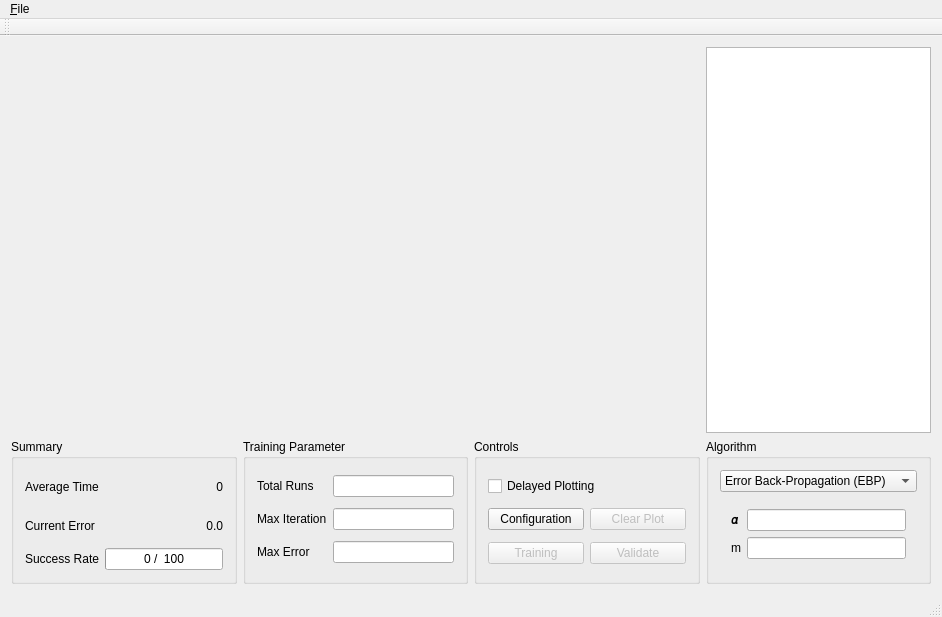
<?xml version="1.0" encoding="UTF-8"?>
<ui version="4.0">
 <class>MainWindow</class>
 <widget class="QMainWindow" name="MainWindow">
  <property name="geometry">
   <rect>
    <x>0</x>
    <y>0</y>
    <width>942</width>
    <height>617</height>
   </rect>
  </property>
  <property name="windowTitle">
   <string>MainWindow</string>
  </property>
  <widget class="QWidget" name="centralWidget">
   <layout class="QGridLayout" name="gridLayout_6" rowstretch="1,0" columnstretch="1,1,1,1">
    <item row="0" column="0" colspan="3">
     <widget class="QCustomPlot" name="customPlot_ErrorPlot" native="true"/>
    </item>
    <item row="0" column="3">
     <widget class="QTextBrowser" name="textBrowser_message">
      <property name="enabled">
       <bool>true</bool>
      </property>
      <property name="lineWrapMode">
       <enum>QTextEdit::NoWrap</enum>
      </property>
     </widget>
    </item>
    <item row="1" column="0">
     <widget class="QGroupBox" name="groupBox_3">
      <property name="title">
       <string>Summary</string>
      </property>
      <layout class="QGridLayout" name="gridLayout">
       <item row="0" column="0">
        <widget class="QLabel" name="label_13">
         <property name="text">
          <string>Average Time</string>
         </property>
        </widget>
       </item>
       <item row="0" column="1">
        <widget class="QLabel" name="label_averageTime">
         <property name="text">
          <string>0</string>
         </property>
         <property name="alignment">
          <set>Qt::AlignRight|Qt::AlignTrailing|Qt::AlignVCenter</set>
         </property>
        </widget>
       </item>
       <item row="1" column="0">
        <widget class="QLabel" name="label_17">
         <property name="text">
          <string>Current Error</string>
         </property>
        </widget>
       </item>
       <item row="1" column="1">
        <widget class="QLabel" name="label_currentError">
         <property name="text">
          <string>0.0</string>
         </property>
         <property name="alignment">
          <set>Qt::AlignRight|Qt::AlignTrailing|Qt::AlignVCenter</set>
         </property>
        </widget>
       </item>
       <item row="2" column="0">
        <widget class="QLabel" name="label_19">
         <property name="text">
          <string>Success Rate</string>
         </property>
        </widget>
       </item>
       <item row="2" column="1">
        <widget class="QProgressBar" name="progressBar_successRate">
         <property name="value">
          <number>0</number>
         </property>
         <property name="format">
          <string>%v /  %m</string>
         </property>
        </widget>
       </item>
      </layout>
     </widget>
    </item>
    <item row="1" column="1">
     <widget class="QGroupBox" name="groupBox_trainingParameter">
      <property name="title">
       <string>Training Parameter</string>
      </property>
      <layout class="QGridLayout" name="gridLayout_2">
       <item row="1" column="0">
        <widget class="QLabel" name="label_2">
         <property name="toolTip">
          <string>Maximum iteration for each training process.</string>
         </property>
         <property name="text">
          <string>Max Iteration</string>
         </property>
        </widget>
       </item>
       <item row="0" column="0">
        <widget class="QLabel" name="label">
         <property name="toolTip">
          <string>Total number of times trying to train the network, each of which will start with random weights.</string>
         </property>
         <property name="text">
          <string>Total Runs</string>
         </property>
        </widget>
       </item>
       <item row="0" column="1">
        <widget class="QLineEdit" name="lineEdit_totalRuns"/>
       </item>
       <item row="1" column="1">
        <widget class="QLineEdit" name="lineEdit_maxIteration"/>
       </item>
       <item row="2" column="0">
        <widget class="QLabel" name="label_4">
         <property name="text">
          <string>Max Error</string>
         </property>
        </widget>
       </item>
       <item row="2" column="1">
        <widget class="QLineEdit" name="lineEdit_maxError">
         <property name="toolTip">
          <string>Desired error to reach for each training.</string>
         </property>
        </widget>
       </item>
      </layout>
     </widget>
    </item>
    <item row="1" column="2">
     <widget class="QGroupBox" name="groupBox_controls">
      <property name="title">
       <string>Controls</string>
      </property>
      <layout class="QGridLayout" name="gridLayout_7">
       <item row="0" column="0" colspan="2">
        <widget class="QCheckBox" name="checkBox_delayedPlotting">
         <property name="toolTip">
          <string>Check this to delay error plotting until all trainings are finished.  This might achieve a little speed up.</string>
         </property>
         <property name="text">
          <string>Delayed Plotting</string>
         </property>
        </widget>
       </item>
       <item row="1" column="0">
        <widget class="QPushButton" name="pushButton_Configuration">
         <property name="toolTip">
          <string>Reading topology file.</string>
         </property>
         <property name="text">
          <string>Configuration</string>
         </property>
        </widget>
       </item>
       <item row="1" column="1">
        <widget class="QPushButton" name="pushButton_ClearPlot">
         <property name="enabled">
          <bool>false</bool>
         </property>
         <property name="text">
          <string>Clear Plot</string>
         </property>
        </widget>
       </item>
       <item row="2" column="0">
        <widget class="QPushButton" name="pushButton_Train">
         <property name="enabled">
          <bool>false</bool>
         </property>
         <property name="text">
          <string>Training</string>
         </property>
        </widget>
       </item>
       <item row="2" column="1">
        <widget class="QPushButton" name="pushButton_Validate">
         <property name="enabled">
          <bool>false</bool>
         </property>
         <property name="text">
          <string>Validate</string>
         </property>
        </widget>
       </item>
      </layout>
     </widget>
    </item>
    <item row="1" column="3">
     <widget class="QGroupBox" name="groupBox_algorithm">
      <property name="title">
       <string>Algorithm</string>
      </property>
      <layout class="QGridLayout" name="gridLayout_5">
       <item row="0" column="0">
        <widget class="QComboBox" name="comboBox_Algorithm">
         <item>
          <property name="text">
           <string>Error Back-Propagation (EBP)</string>
          </property>
         </item>
         <item>
          <property name="text">
           <string>Neuron By Neuron (NBN)</string>
          </property>
         </item>
        </widget>
       </item>
       <item row="1" column="0">
        <widget class="QStackedWidget" name="stackedWidget_AlgorithmParam">
         <property name="currentIndex">
          <number>0</number>
         </property>
         <widget class="QWidget" name="page">
          <layout class="QGridLayout" name="gridLayout_4">
           <item row="0" column="0">
            <widget class="QLabel" name="label_5">
             <property name="toolTip">
              <string>Learning constant.</string>
             </property>
             <property name="text">
              <string>𝞪</string>
             </property>
            </widget>
           </item>
           <item row="0" column="1">
            <widget class="QLineEdit" name="lineEdit_learningConstant"/>
           </item>
           <item row="1" column="0">
            <widget class="QLabel" name="label_11">
             <property name="toolTip">
              <string>Momentum..</string>
             </property>
             <property name="text">
              <string>m</string>
             </property>
            </widget>
           </item>
           <item row="1" column="1">
            <widget class="QLineEdit" name="lineEdit_momentum"/>
           </item>
          </layout>
         </widget>
         <widget class="QWidget" name="page_2">
          <layout class="QGridLayout" name="gridLayout_3">
           <item row="0" column="0">
            <widget class="QLabel" name="label_6">
             <property name="toolTip">
              <string>This is the splitting factor which will be adjust dynamically during training.</string>
             </property>
             <property name="text">
              <string>𝞵</string>
             </property>
            </widget>
           </item>
           <item row="0" column="1">
            <widget class="QLineEdit" name="lineEdit_mu"/>
           </item>
           <item row="0" column="2">
            <widget class="QLabel" name="label_9">
             <property name="toolTip">
              <string>Scale factor for 𝞵.</string>
             </property>
             <property name="text">
              <string>𝞪</string>
             </property>
            </widget>
           </item>
           <item row="0" column="3">
            <widget class="QLineEdit" name="lineEdit_factor"/>
           </item>
           <item row="1" column="0">
            <widget class="QLabel" name="label_7">
             <property name="toolTip">
              <string>Maximum value for 𝞵, i.e. 𝞵 may not scale up beyond this.</string>
             </property>
             <property name="text">
              <string>&lt;html&gt;&lt;head/&gt;&lt;body&gt;&lt;p&gt;𝞵&lt;span style=&quot; vertical-align:sub;&quot;&gt;max&lt;/span&gt;&lt;/p&gt;&lt;/body&gt;&lt;/html&gt;</string>
             </property>
            </widget>
           </item>
           <item row="1" column="1">
            <widget class="QLineEdit" name="lineEdit_muMax"/>
           </item>
           <item row="1" column="2">
            <widget class="QLabel" name="label_8">
             <property name="toolTip">
              <string>Minimum value for 𝞵, i.e. 𝞵 may not scale down below this.</string>
             </property>
             <property name="text">
              <string>&lt;html&gt;&lt;head/&gt;&lt;body&gt;&lt;p&gt;𝞵&lt;span style=&quot; vertical-align:sub;&quot;&gt;min&lt;/span&gt;&lt;/p&gt;&lt;/body&gt;&lt;/html&gt;</string>
             </property>
            </widget>
           </item>
           <item row="1" column="3">
            <widget class="QLineEdit" name="lineEdit_muMin"/>
           </item>
          </layout>
         </widget>
        </widget>
       </item>
      </layout>
     </widget>
    </item>
   </layout>
  </widget>
  <widget class="QMenuBar" name="menuBar">
   <property name="geometry">
    <rect>
     <x>0</x>
     <y>0</y>
     <width>942</width>
     <height>20</height>
    </rect>
   </property>
   <widget class="QMenu" name="menuFile">
    <property name="title">
     <string>&amp;File</string>
    </property>
    <addaction name="separator"/>
    <addaction name="actionExit"/>
   </widget>
   <addaction name="menuFile"/>
  </widget>
  <widget class="QToolBar" name="mainToolBar">
   <attribute name="toolBarArea">
    <enum>TopToolBarArea</enum>
   </attribute>
   <attribute name="toolBarBreak">
    <bool>false</bool>
   </attribute>
  </widget>
  <widget class="QStatusBar" name="statusBar"/>
  <action name="actionExit">
   <property name="text">
    <string>E&amp;xit</string>
   </property>
   <property name="shortcut">
    <string>Ctrl+Q</string>
   </property>
  </action>
 </widget>
 <layoutdefault spacing="6" margin="11"/>
 <customwidgets>
  <customwidget>
   <class>QCustomPlot</class>
   <extends>QWidget</extends>
   <header>qcustomplot.h</header>
   <container>1</container>
  </customwidget>
 </customwidgets>
 <resources/>
 <connections/>
</ui>
